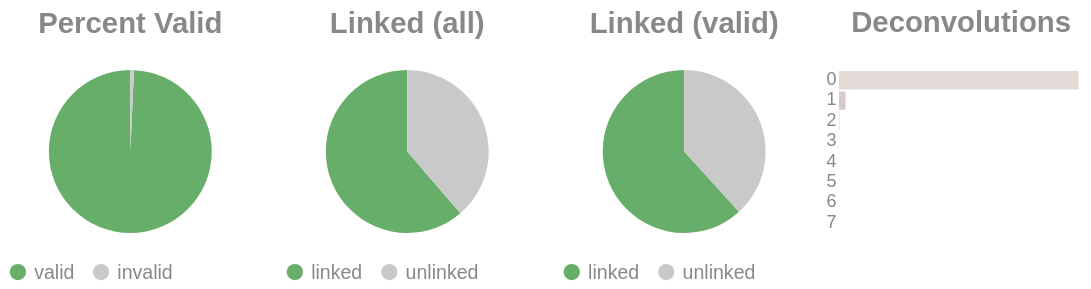

Notebook cell for this chart:
### Code cell
if SKIPLR:
    pass
else:
    clash = Counter()
    for i in valids['molecule'].to_list():
        _mol = i.split("-")
        if len(_mol) == 1:
            clash.update('0')
        else:
            clash.update(_mol[-1])

    _d = {"deconvolutions": [], 'count': []}
    for k,v in clash.items():
        _d['deconvolutions'].append(k)
        _d['count'].append(v)

    tot_valid = valids['reads'].sum()
    mask = valids['reads'] >= 2
    n_linked_reads = valids.filter(mask)['reads'].sum()
    if n_linked_reads == 0:
        print_html("No linked molecules (>=2 reads) were detected; skipping linked-only distributions.")
        SKIPLR = True
    else:
        perc_valid = round(tot_valid / n_reads, 4)
        linked_perc_abs = round(n_linked_reads / n_reads, 4)
        linked_perc = round(n_linked_reads / tot_valid, 4)

    _valid = pl.DataFrame({"valids": ['valid', 'invalid'], "count": [tot_valid, n_reads - tot_valid]})
    _linked_abs = pl.DataFrame({"linked (absolute)": ['linked', 'unlinked'], "count": [n_linked_reads, n_reads - n_linked_reads]})
    _linked_rel = pl.DataFrame({"linked (valids)": ['linked', 'unlinked'], "count": [n_linked_reads, tot_valid - n_linked_reads]})

    (
        alt.hconcat(
            piechart(_valid, goodval = 'valid', title = "Percent Valid"),
            piechart(_linked_abs, goodval = "linked", title =  "Linked (all)"),
            piechart(_linked_rel, goodval = "linked", title =  "Linked (valid)"),
            convolutionbar(pl.DataFrame(_d), title = "Deconvolutions"),
            center = True,
            bounds = 'flush'
        )
        .resolve_scale(color='independent')
        .resolve_legend('independent')
        .properties(usermeta={'embedOptions': {"actions": False}})
    ).display()

### Figure 1 — Vega-Lite specification as saved in the notebook (floating-point values rounded to 4 significant figures)
{"width": "container", "height": 400, "config": {"title": {"anchor": "start", "dy": -15, "fontSize": 18, "color": "#888888", "subtitleColor": "#888888", "subtitleFontSize": 14}, "arc": {"fill": "#0072B2"}, "axis": {"domainColor": "#888888", "domainWidth": 0.5, "gridWidth": 0.2, "grid": false, "titleFontWeight": 400, "titleFontSize": 15, "labelFontSize": 11, "labelColor": "#888888", "tickColor": "#888888", "tickWidth": 0.2, "titleColor": "#888888"}, "axisBand": {"grid": false}, "axisX": {"grid": true, "tickSize": 10, "domainCap": "round"}, "axisY": {"domain": false, "grid": true, "tickSize": 0, "domainCap": "round"}, "background": "transparent", "header": {"labelFontSize": 15, "labelColor": "#888888", "titleFontSize": 15, "titleFontWeight": 600, "titleColor": "#888888"}, "legend": {"labelFont": "sans-serif", "labelFontSize": 12, "labelColor": "#888888", "symbolSize": 100, "symbolType": "circle", "titleFontSize": 12, "titlePadding": 10, "titleColor": "#888888", "title": null}, "range": {"category": ["#E69F00", "#56B4E9", "#009E73", "#F0E442", "#0072B2", "#D55E00", "#CC79A7", "#000000"], "diverging": ["#cfe8f3", "#a2d4ec", "#73bfe2", "#46abdb", "#1696d2", "#12719e"]}, "area": {"fill": "#0072B2", "fillOpacity": 0.7, "line": true, "strokeOpacity": 0.7}, "line": {"color": "#0072B2", "stroke": "#0072B2", "strokeWidth": 2}, "trail": {"color": "#0072B2", "stroke": "#0072B2", "strokeWidth": 0, "size": 1}, "point": {"filled": true, "fillOpacity": 1.0, "size": 95}, "text": {"color": "#888888", "fontSize": 11, "align": "right", "fontWeight": 400, "size": 11}, "bar": {"fill": "#0072B2", "stroke": null}, "view": {"stroke": null, "continuousWidth": 660, "continuousHeight": 400}}, "hconcat": [{"data": {"name": "data-13af2e92d845fbbb8e094df939027302"}, "mark": {"type": "arc"}, "encoding": {"color": {"field": "valids", "legend": {"orient": "bottom", "title": null}, "scale": {"domain": ["valid", "invalid"], "range": ["#68ae6b", "#C9C9C9"]}, "title": "Valids", "type": "nominal"}, "theta": {"field": "count", "type": "quantitative"}, "tooltip": [{"field": "valids", "title": "Valids", "type": "ordinal"}, {"field": "percent", "format": ".2%", "title": "Percent", "type": "quantitative"}, {"field": "count", "title": "Count", "type": "quantitative"}]}, "height": 100, "title": {"text": "Percent Valid", "align": "center", "anchor": "middle"}, "transform": [{"calculate": "datum.count / 3811046", "as": "percent"}], "width": 150}, {"data": {"name": "data-283d6193849e5ae455a6e63749d8c826"}, "mark": {"type": "arc"}, "encoding": {"color": {"field": "linked (absolute)", "legend": {"orient": "bottom", "title": null}, "scale": {"domain": ["linked", "unlinked"], "range": ["#68ae6b", "#C9C9C9"]}, "title": "Linked (Absolute)", "type": "nominal"}, "theta": {"field": "count", "type": "quantitative"}, "tooltip": [{"field": "linked (absolute)", "title": "Linked (Absolute)", "type": "ordinal"}, {"field": "percent", "format": ".2%", "title": "Percent", "type": "quantitative"}, {"field": "count", "title": "Count", "type": "quantitative"}]}, "height": 100, "title": {"text": "Linked (all)", "align": "center", "anchor": "middle"}, "transform": [{"calculate": "datum.count / 3811046", "as": "percent"}], "width": 150}, {"data": {"name": "data-45d6b855e93ed2dacff5e11ed68ca5a5"}, "mark": {"type": "arc"}, "encoding": {"color": {"field": "linked (valids)", "legend": {"orient": "bottom", "title": null}, "scale": {"domain": ["linked", "unlinked"], "range": ["#68ae6b", "#C9C9C9"]}, "title": "Linked (Valids)", "type": "nominal"}, "theta": {"field": "count", "type": "quantitative"}, "tooltip": [{"field": "linked (valids)", "title": "Linked (Valids)", "type": "ordinal"}, {"field": "percent", "format": ".2%", "title": "Percent", "type": "quantitative"}, {"field": "count", "title": "Count", "type": "quantitative"}]}, "height": 100, "title": {"text": "Linked (valid)", "align": "center", "anchor": "middle"}, "transform": [{"calculate": "datum.count / 3783561", "as": "percent"}], "width": 150}, {"data": {"name": "data-1265baa30e21efa946adbe25454b6468"}, "mark": {"type": "bar"}, "encoding": {"color": {"field": "deconvolutions", "legend": null, "scale": {"scheme": "lightgreyred"}, "type": "nominal"}, "tooltip": [{"field": "deconvolutions", "title": "Deconvolutions", "type": "ordinal"}, {"field": "percent", "format": ".2%", "title": "Percent", "type": "quantitative"}, {"field": "count", "title": "Count", "type": "quantitative"}], "x": {"axis": null, "field": "count", "type": "quantitative"}, "y": {"field": "deconvolutions", "sort": "ascending", "title": null, "type": "nominal"}}, "height": 100, "title": {"text": "Deconvolutions", "align": "center", "anchor": "middle"}, "transform": [{"calculate": "datum.count / 2018257", "as": "percent"}], "width": 150}], "bounds": "flush", "center": true, "resolve": {"legend": {"angle": "independent"}, "scale": {"color": "independent"}}, "usermeta": {"embedOptions": {"actions": false}}, "$schema": "https://vega.github.io/schema/vega-lite/v6.1.0.json", "datasets": {"data-13af2e92d845fbbb8e094df939027302": [{"valids": "valid", "count": 3783561}, {"valids": "invalid", "count": 27485}], "data-283d6193849e5ae455a6e63749d8c826": [{"linked (absolute)": "linked", "count": 2336162}, {"linked (absolute)": "unlinked", "count": 1474884}], "data-45d6b855e93ed2dacff5e11ed68ca5a5": [{"linked (valids)": "linked", "count": 2336162}, {"linked (valids)": "unlinked", "count": 1447399}], "data-1265baa30e21efa946adbe25454b6468": [{"deconvolutions": "0", "count": 1960820}, {"deconvolutions": "1", "count": 53547}, {"deconvolutions": "2", "count": 3322}, {"deconvolutions": "3", "count": 442}, {"deconvolutions": "4", "count": 91}, {"deconvolutions": "5", "count": 24}, {"deconvolutions": "6", "count": 10}, {"deconvolutions": "7", "count": 1}]}}
